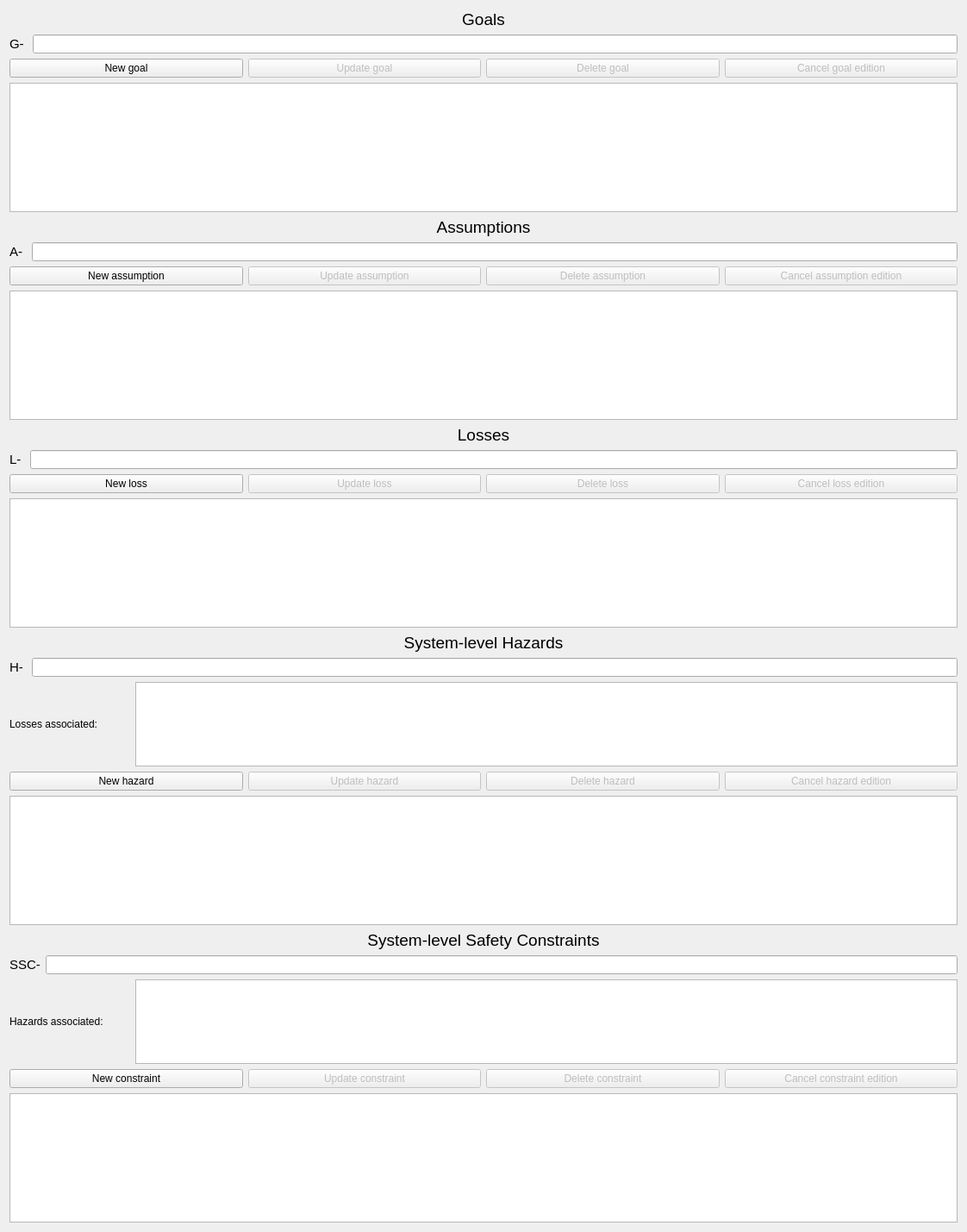
          <widget class="QWidget" name="scrollAreaWidgetContents">
           <property name="geometry">
            <rect>
             <x>0</x>
             <y>0</y>
             <width>1122</width>
             <height>1429</height>
            </rect>
           </property>
           <layout class="QGridLayout" name="gridLayout_3">
            <item row="0" column="0">
             <widget class="QLabel" name="label">
              <property name="font">
               <font>
                <pointsize>14</pointsize>
               </font>
              </property>
              <property name="text">
               <string>Goals</string>
              </property>
              <property name="textFormat">
               <enum>Qt::AutoText</enum>
              </property>
              <property name="alignment">
               <set>Qt::AlignCenter</set>
              </property>
             </widget>
            </item>
            <item row="1" column="0">
             <layout class="QHBoxLayout" name="horizontalLayout">
              <item>
               <widget class="QLabel" name="label_saf_goal_position">
                <property name="font">
                 <font>
                  <pointsize>11</pointsize>
                 </font>
                </property>
                <property name="text">
                 <string>G- </string>
                </property>
               </widget>
              </item>
              <item>
               <widget class="QLineEdit" name="lineedit_saf_goal"/>
              </item>
             </layout>
            </item>
            <item row="2" column="0">
             <layout class="QHBoxLayout" name="horizontalLayout_2">
              <item>
               <widget class="QPushButton" name="button_saf_new_goal">
                <property name="text">
                 <string>New goal</string>
                </property>
               </widget>
              </item>
              <item>
               <widget class="QPushButton" name="button_saf_update_goal">
                <property name="enabled">
                 <bool>false</bool>
                </property>
                <property name="text">
                 <string>Update goal</string>
                </property>
               </widget>
              </item>
              <item>
               <widget class="QPushButton" name="button_saf_delete_goal">
                <property name="enabled">
                 <bool>false</bool>
                </property>
                <property name="text">
                 <string>Delete goal</string>
                </property>
               </widget>
              </item>
              <item>
               <widget class="QPushButton" name="button_saf_cancel_goal">
                <property name="enabled">
                 <bool>false</bool>
                </property>
                <property name="text">
                 <string>Cancel goal edition</string>
                </property>
               </widget>
              </item>
             </layout>
            </item>
            <item row="3" column="0">
             <widget class="QListWidget" name="list_saf_goals">
              <property name="minimumSize">
               <size>
                <width>0</width>
                <height>150</height>
               </size>
              </property>
              <property name="alternatingRowColors">
               <bool>true</bool>
              </property>
              <property name="wordWrap">
               <bool>true</bool>
              </property>
             </widget>
            </item>
            <item row="4" column="0">
             <widget class="QLabel" name="label_2">
              <property name="font">
               <font>
                <pointsize>14</pointsize>
               </font>
              </property>
              <property name="text">
               <string>Assumptions</string>
              </property>
              <property name="alignment">
               <set>Qt::AlignCenter</set>
              </property>
             </widget>
            </item>
            <item row="5" column="0">
             <layout class="QHBoxLayout" name="horizontalLayout_3">
              <item>
               <widget class="QLabel" name="label_saf_assumption_position">
                <property name="font">
                 <font>
                  <pointsize>11</pointsize>
                 </font>
                </property>
                <property name="text">
                 <string>A- </string>
                </property>
               </widget>
              </item>
              <item>
               <widget class="QLineEdit" name="lineedit_saf_assumption"/>
              </item>
             </layout>
            </item>
            <item row="6" column="0">
             <layout class="QHBoxLayout" name="horizontalLayout_4">
              <item>
               <widget class="QPushButton" name="button_saf_new_assumption">
                <property name="text">
                 <string>New assumption</string>
                </property>
               </widget>
              </item>
              <item>
               <widget class="QPushButton" name="button_saf_update_assumption">
                <property name="enabled">
                 <bool>false</bool>
                </property>
                <property name="text">
                 <string>Update assumption</string>
                </property>
               </widget>
              </item>
              <item>
               <widget class="QPushButton" name="button_saf_delete_assumption">
                <property name="enabled">
                 <bool>false</bool>
                </property>
                <property name="text">
                 <string>Delete assumption</string>
                </property>
               </widget>
              </item>
              <item>
               <widget class="QPushButton" name="button_saf_cancel_assumption">
                <property name="enabled">
                 <bool>false</bool>
                </property>
                <property name="text">
                 <string>Cancel assumption edition</string>
                </property>
               </widget>
              </item>
             </layout>
            </item>
            <item row="7" column="0">
             <widget class="QListWidget" name="list_saf_assumptions">
              <property name="minimumSize">
               <size>
                <width>0</width>
                <height>150</height>
               </size>
              </property>
              <property name="alternatingRowColors">
               <bool>true</bool>
              </property>
              <property name="wordWrap">
               <bool>true</bool>
              </property>
             </widget>
            </item>
            <item row="8" column="0">
             <widget class="QLabel" name="label_3">
              <property name="font">
               <font>
                <pointsize>14</pointsize>
               </font>
              </property>
              <property name="text">
               <string>Losses</string>
              </property>
              <property name="alignment">
               <set>Qt::AlignCenter</set>
              </property>
             </widget>
            </item>
            <item row="9" column="0">
             <layout class="QHBoxLayout" name="horizontalLayout_8">
              <item>
               <widget class="QLabel" name="label_saf_loss_position">
                <property name="font">
                 <font>
                  <pointsize>11</pointsize>
                 </font>
                </property>
                <property name="text">
                 <string>L- </string>
                </property>
               </widget>
              </item>
              <item>
               <widget class="QLineEdit" name="lineedit_saf_loss"/>
              </item>
             </layout>
            </item>
            <item row="10" column="0">
             <layout class="QHBoxLayout" name="horizontalLayout_7">
              <item>
               <widget class="QPushButton" name="button_saf_new_loss">
                <property name="text">
                 <string>New loss</string>
                </property>
               </widget>
              </item>
              <item>
               <widget class="QPushButton" name="button_saf_update_loss">
                <property name="enabled">
                 <bool>false</bool>
                </property>
                <property name="text">
                 <string>Update loss</string>
                </property>
               </widget>
              </item>
              <item>
               <widget class="QPushButton" name="button_saf_delete_loss">
                <property name="enabled">
                 <bool>false</bool>
                </property>
                <property name="text">
                 <string>Delete loss</string>
                </property>
               </widget>
              </item>
              <item>
               <widget class="QPushButton" name="button_saf_cancel_loss">
                <property name="enabled">
                 <bool>false</bool>
                </property>
                <property name="text">
                 <string>Cancel loss edition</string>
                </property>
               </widget>
              </item>
             </layout>
            </item>
            <item row="11" column="0">
             <widget class="QListWidget" name="list_saf_losses">
              <property name="minimumSize">
               <size>
                <width>0</width>
                <height>150</height>
               </size>
              </property>
              <property name="alternatingRowColors">
               <bool>true</bool>
              </property>
              <property name="wordWrap">
               <bool>true</bool>
              </property>
             </widget>
            </item>
            <item row="12" column="0">
             <widget class="QLabel" name="label_4">
              <property name="font">
               <font>
                <pointsize>14</pointsize>
               </font>
              </property>
              <property name="text">
               <string>System-level Hazards</string>
              </property>
              <property name="alignment">
               <set>Qt::AlignCenter</set>
              </property>
             </widget>
            </item>
            <item row="13" column="0">
             <layout class="QHBoxLayout" name="horizontalLayout_10">
              <item>
               <widget class="QLabel" name="label_saf_hazard_position">
                <property name="font">
                 <font>
                  <pointsize>11</pointsize>
                 </font>
                </property>
                <property name="text">
                 <string>H- </string>
                </property>
               </widget>
              </item>
              <item>
               <widget class="QLineEdit" name="lineedit_saf_hazard"/>
              </item>
             </layout>
            </item>
            <item row="14" column="0">
             <layout class="QHBoxLayout" name="horizontalLayout_5">
              <item>
               <widget class="QLabel" name="label_6">
                <property name="minimumSize">
                 <size>
                  <width>140</width>
                  <height>0</height>
                 </size>
                </property>
                <property name="maximumSize">
                 <size>
                  <width>140</width>
                  <height>16777215</height>
                 </size>
                </property>
                <property name="text">
                 <string>Losses associated:</string>
                </property>
               </widget>
              </item>
              <item>
               <widget class="QListWidget" name="list_hazards_losses">
                <property name="autoFillBackground">
                 <bool>false</bool>
                </property>
                <property name="alternatingRowColors">
                 <bool>true</bool>
                </property>
                <property name="selectionMode">
                 <enum>QAbstractItemView::MultiSelection</enum>
                </property>
               </widget>
              </item>
             </layout>
            </item>
            <item row="15" column="0">
             <layout class="QHBoxLayout" name="horizontalLayout_9">
              <item>
               <widget class="QPushButton" name="button_saf_new_hazard">
                <property name="text">
                 <string>New hazard</string>
                </property>
               </widget>
              </item>
              <item>
               <widget class="QPushButton" name="button_saf_update_hazard">
                <property name="enabled">
                 <bool>false</bool>
                </property>
                <property name="text">
                 <string>Update hazard</string>
                </property>
               </widget>
              </item>
              <item>
               <widget class="QPushButton" name="button_saf_delete_hazard">
                <property name="enabled">
                 <bool>false</bool>
                </property>
                <property name="text">
                 <string>Delete hazard</string>
                </property>
               </widget>
              </item>
              <item>
               <widget class="QPushButton" name="button_saf_cancel_hazard">
                <property name="enabled">
                 <bool>false</bool>
                </property>
                <property name="text">
                 <string>Cancel hazard edition</string>
                </property>
               </widget>
              </item>
             </layout>
            </item>
            <item row="16" column="0">
             <widget class="QListWidget" name="list_saf_hazards">
              <property name="minimumSize">
               <size>
                <width>0</width>
                <height>150</height>
               </size>
              </property>
              <property name="alternatingRowColors">
               <bool>true</bool>
              </property>
              <property name="wordWrap">
               <bool>true</bool>
              </property>
             </widget>
            </item>
            <item row="17" column="0">
             <widget class="QLabel" name="label_5">
              <property name="font">
               <font>
                <pointsize>14</pointsize>
               </font>
              </property>
              <property name="text">
               <string>System-level Safety Constraints</string>
              </property>
              <property name="alignment">
               <set>Qt::AlignCenter</set>
              </property>
             </widget>
            </item>
            <item row="18" column="0">
             <layout class="QHBoxLayout" name="horizontalLayout_12">
              <item>
               <widget class="QLabel" name="label_saf_constraint_position">
                <property name="font">
                 <font>
                  <pointsize>11</pointsize>
                 </font>
                </property>
                <property name="text">
                 <string>SSC-</string>
                </property>
               </widget>
              </item>
              <item>
               <widget class="QLineEdit" name="lineedit_saf_constraint"/>
              </item>
             </layout>
            </item>
            <item row="19" column="0">
             <layout class="QHBoxLayout" name="horizontalLayout_23">
              <item>
               <widget class="QLabel" name="label_13">
                <property name="minimumSize">
                 <size>
                  <width>140</width>
                  <height>0</height>
                 </size>
                </property>
                <property name="maximumSize">
                 <size>
                  <width>140</width>
                  <height>16777215</height>
                 </size>
                </property>
                <property name="text">
                 <string>Hazards associated:</string>
                </property>
               </widget>
              </item>
              <item>
               <widget class="QListWidget" name="list_constraints_hazards">
                <property name="alternatingRowColors">
                 <bool>true</bool>
                </property>
                <property name="selectionMode">
                 <enum>QAbstractItemView::MultiSelection</enum>
                </property>
               </widget>
              </item>
             </layout>
            </item>
            <item row="20" column="0">
             <layout class="QHBoxLayout" name="horizontalLayout_11">
              <item>
               <widget class="QPushButton" name="button_saf_new_constraint">
                <property name="text">
                 <string>New constraint</string>
                </property>
               </widget>
              </item>
              <item>
               <widget class="QPushButton" name="button_saf_update_constraint">
                <property name="enabled">
                 <bool>false</bool>
                </property>
                <property name="text">
                 <string>Update constraint</string>
                </property>
               </widget>
              </item>
              <item>
               <widget class="QPushButton" name="button_saf_delete_constraint">
                <property name="enabled">
                 <bool>false</bool>
                </property>
                <property name="text">
                 <string>Delete constraint</string>
                </property>
               </widget>
              </item>
              <item>
               <widget class="QPushButton" name="button_saf_cancel_constraint">
                <property name="enabled">
                 <bool>false</bool>
                </property>
                <property name="text">
                 <string>Cancel constraint edition</string>
                </property>
               </widget>
              </item>
             </layout>
            </item>
            <item row="21" column="0">
             <widget class="QListWidget" name="list_saf_constraints">
              <property name="minimumSize">
               <size>
                <width>0</width>
                <height>150</height>
               </size>
              </property>
              <property name="alternatingRowColors">
               <bool>true</bool>
              </property>
              <property name="wordWrap">
               <bool>true</bool>
              </property>
             </widget>
            </item>
           </layout>
          </widget>
